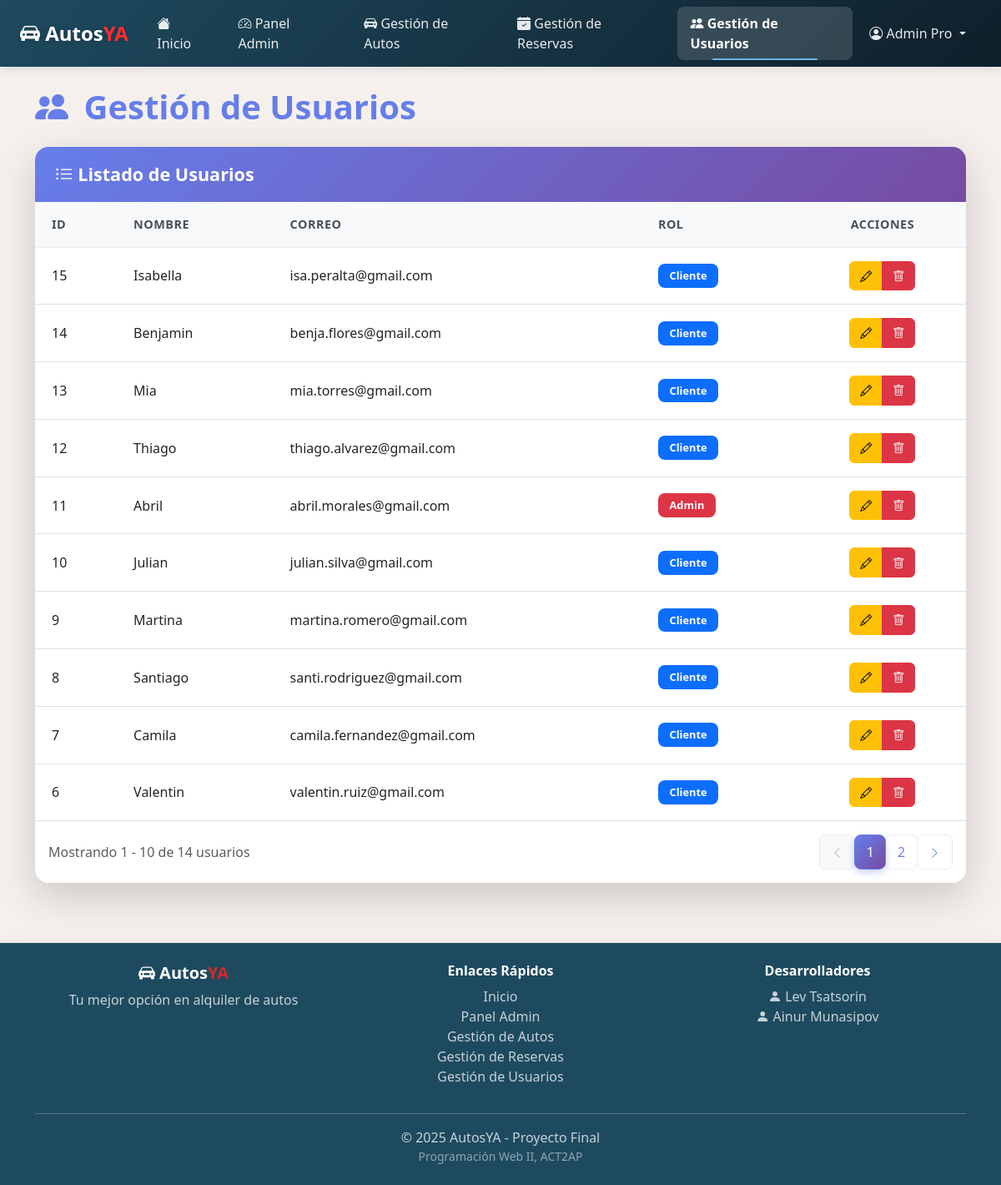
Screenshot of /admin/gestion_usuarios.php (signed in) with the database file from the repository.
### tables this page shows
CREATE TABLE IF NOT EXISTS `usuarios` (
  `id_usuario` INT(11) NOT NULL AUTO_INCREMENT,
  `nombre` VARCHAR(45) NULL DEFAULT NULL,
  `correo` VARCHAR(100) NOT NULL,
  `clave` VARCHAR(255) NOT NULL,
  `fk_rol` INT(11) NOT NULL,
  `created_at` TIMESTAMP DEFAULT CURRENT_TIMESTAMP,
  PRIMARY KEY (`id_usuario`),
  CONSTRAINT `fk_usuarios_rol` FOREIGN KEY (`fk_rol`) REFERENCES `roles`(`id_rol`));

CREATE TABLE IF NOT EXISTS `roles` (
  `id_rol` INT(11) NOT NULL AUTO_INCREMENT,
  `nombre` VARCHAR(45) NOT NULL,
  PRIMARY KEY (`id_rol`));

### admin/gestion_usuarios.php (the view, shortened to what this page needs)
<?php
include_once("../components/header.php");
?>
<link rel="stylesheet" href="/AutosYA/css/admin.css">
<?php
$registros_por_pagina = 10;
$pagina_actual = isset($_GET['pagina']) ? (int)$_GET['pagina'] : 1;
$offset = ($pagina_actual - 1) * $registros_por_pagina;
$stmt_count = $con->prepare("SELECT COUNT(*) as total FROM usuarios");
$stmt_count->execute();
$result_count = $stmt_count->get_result();
$total_usuarios = $result_count->fetch_assoc()['total'];
$total_paginas = ceil($total_usuarios / $registros_por_pagina);
$stmt = $con->prepare("
    SELECT u.id_usuario, u.nombre, u.correo, r.nombre as rol
    FROM usuarios u
    INNER JOIN roles r ON u.fk_rol = r.id_rol
    ORDER BY u.id_usuario DESC
    LIMIT ? OFFSET ?
");
$stmt->bind_param("ii", $registros_por_pagina, $offset);
$stmt->execute();
$result = $stmt->get_result();
?>
<div class="container my-4">
    <div class="row">
        <div class="col-12">
            <h1 class="admin-page-title mb-4">
                <i class="bi bi-people-fill"></i> Gestión de Usuarios
            </h1>
        </div>
    </div>
    <div class="row">
        <div class="col-12">
            <div class="card shadow-lg admin-table-card">
                <div class="card-header">
                    <h4 class="mb-0">
                        <i class="bi bi-list-ul"></i> Listado de Usuarios
                    </h4>
                </div>
                <div class="card-body p-0">
                    <div class="table-responsive">
                        <table class="table table-hover mb-0">
                            <thead>
                                <tr>
                                    <th>ID</th>
                                    <th>Nombre</th>
                                    <th>Correo</th>
                                    <th>Rol</th>
                                    <th class="text-center">Acciones</th>
                                </tr>
                            </thead>
                            <tbody>
                                <?php
                                if ($result->num_rows > 0) {
                                    while ($usuario = $result->fetch_assoc()) {
                                        $es_usuario_actual = ($usuario['id_usuario'] == $_SESSION['id_usuario']);
                                        $badge_class = ($usuario['rol'] === 'admin') ? 'bg-danger' : 'bg-primary';
                                        $badge_yo = $es_usuario_actual ? ' <span class="badge bg-secondary">Yo</span>' : '';
                                        echo "<tr>";
                                        echo "<td>" . htmlspecialchars($usuario['id_usuario']) . "</td>";
                                        echo "<td>" . htmlspecialchars($usuario['nombre']) . $badge_yo . "</td>";
                                        echo "<td>" . htmlspecialchars($usuario['correo']) . "</td>";
                                        echo "<td><span class='badge {$badge_class}'>" . htmlspecialchars(ucfirst($usuario['rol'])) . "</span></td>";
                                        echo "<td class='text-center'>
                                            <div class='btn-group' role='group'>
                                                <a href='/AutosYA/usuario/mod_usuario.php?id=" . $usuario['id_usuario'] . "&redirect=admin_gestion'
                                                   class='btn btn-sm btn-warning' title='Modificar'>
                                                    <i class='bi bi-pencil'></i>
                                                </a>";
                                        if (!$es_usuario_actual) {
                                            echo "<button type='button' class='btn btn-sm btn-danger'
                                                    data-bs-toggle='modal'
                                                    data-bs-target='#modalEliminarUsuario{$usuario['id_usuario']}'
                                                    title='Eliminar'>
                                                    <i class='bi bi-trash'></i>
                                                  </button>";
                                        } else {
                                            echo "<button type='button' class='btn btn-sm btn-secondary' disabled title='No puedes eliminar tu propia cuenta'>
                                                    <i class='bi bi-trash'></i>
                                                  </button>";
                                        }
                                        echo "</div>
                                        </td>";
                                        echo "</tr>";
                                    }
                                } else {
                                    echo "<tr><td colspan='6' class='text-center'>No hay usuarios registrados</td></tr>";
                                }
                                ?>
                            </tbody>
                        </table>
                    </div>
                    <?php if ($total_paginas > 1): ?>
                        <div class="d-flex justify-content-between align-items-center mt-3 px-3 pb-3">
                            <div class="text-muted">
                                Mostrando <?php echo min($offset + 1, $total_usuarios); ?> - <?php echo min($offset + $registros_por_pagina, $total_usuarios); ?> de <?php echo $total_usuarios; ?> usuarios
                            </div>
                            <nav aria-label="Paginación">
                                <ul class="pagination mb-0">
                                    <li class="page-item <?php echo $pagina_actual <= 1 ? 'disabled' : ''; ?>">
                                        <a class="page-link" href="?pagina=<?php echo $pagina_actual - 1; ?>">
                                            <i class="bi bi-chevron-left"></i>
                                        </a>
                                    </li>
                                    <?php
                                    $rango = 2;
                                    for ($i = 1; $i <= $total_paginas; $i++) {
                                        if ($i == 1 || $i == $total_paginas || ($i >= $pagina_actual - $rango && $i <= $pagina_actual + $rango)) {
                                            $active = $i == $pagina_actual ? 'active' : '';
                                            echo '<li class="page-item ' . $active . '">
                                            <a class="page-link" href="?pagina=' . $i . '">' . $i . '</a>
                                          </li>';
                                        } elseif ($i == $pagina_actual - $rango - 1 || $i == $pagina_actual + $rango + 1) {
                                            echo '<li class="page-item disabled"><span class="page-link">...</span></li>';
                                        }
                                    }
                                    ?>
                                    <li class="page-item <?php echo $pagina_actual >= $total_paginas ? 'disabled' : ''; ?>">
                                        <a class="page-link" href="?pagina=<?php echo $pagina_actual + 1; ?>">
                                            <i class="bi bi-chevron-right"></i>
                                        </a>
                                    </li>
                                </ul>
                            </nav>
                        </div>
                    <?php endif; ?>
                </div>
        </div>
    </div>
</div>
</div>
<?php include_once("../components/footer.php"); ?>

### css/estilos.css (style rules this page uses)
:root { --yale-blue: #1e4a5f; --yale-blue-dark: #163849; --yale-blue-hero: #2563a8; --rosy-taupe: #dc2626; --steel-blue: #4a9fd8; --steel-blue-light: #6bb5e6; --parchment: #f6f0ed; --khaki-beige: #bbb193; --khaki-beige-light: #c9c6a8; }
body { min-height: 100vh; display: flex; flex-direction: column; background-color: var(--parchment); color: var(--yale-blue); }
.card { transition: all 0.3s ease; border: 1px solid rgba(40, 83, 107, 0.1); border-radius: 16px; overflow: hidden; background: white; }
.shadow-lg { box-shadow: 0 1rem 3rem rgba(0, 0, 0, 0.175) !important; }
.card-body { padding: 1.5rem; }
.badge { padding: 0.5rem 1rem; font-weight: 600; border-radius: 8px; }
.btn { transition: all 0.3s ease; font-weight: 600; border-radius: 10px; padding: 0.75rem 1.5rem; }
.card { animation: fadeIn 0.5s ease-in-out; }
.table-hover tbody tr { transition: background-color 0.2s; }
html { scroll-behavior: smooth; }
.badge.bg-danger { background: #dc3545 !important; }
a { transition: color 0.2s ease; text-decoration: none; }

### css/admin.css (style rules this page uses)
.admin-table-card { border: none !important; }
.card.shadow-lg { border: none !important; }
.admin-table-card .card-header { background: linear-gradient(135deg, #667eea 0%, #764ba2 100%); color: white; border: none; padding: 1.25rem 1.5rem; display: flex; justify-content: space-between; align-items: center; }
.admin-table-card .card-header h4 { font-size: 1.35rem; font-weight: 600; margin: 0; flex-shrink: 0; }
.admin-table-card .card-body { padding: 0; }
.admin-table-card .table { margin-bottom: 0; }
.admin-table-card thead th { background-color: #f8f9fa; color: #495057; font-weight: 600; border: none; padding: 1rem 1.25rem; font-size: 0.9rem; text-transform: uppercase; letter-spacing: 0.5px; }
.admin-table-card tbody td { padding: 1rem 1.25rem; vertical-align: middle; border-top: 1px solid #e9ecef; }
.admin-table-card .badge { padding: 0.5rem 0.85rem; font-weight: 600; font-size: 0.8rem; }
.admin-table-card .btn-sm { padding: 0.4rem 0.75rem; font-size: 0.875rem; border-radius: 6px; transition: all 0.3s ease; }
.admin-page-title { color: #667eea; font-weight: 700; margin-bottom: 1.5rem; }
.admin-page-title i { margin-right: 0.5rem; }
.pagination .page-link { color: #667eea; border: 1px solid #e9ecef; border-radius: 8px; padding: 0.5rem 0.85rem; font-weight: 500; transition: all 0.3s ease; }
.pagination .page-item.active .page-link { background: linear-gradient(135deg, #667eea 0%, #764ba2 100%); border-color: #667eea; color: white; box-shadow: 0 4px 8px rgba(102, 126, 234, 0.3); }
.pagination .page-item.disabled .page-link { color: #adb5bd; background-color: #f8f9fa; border-color: #e9ecef; }
.pagination .page-link i { font-size: 0.875rem; }

### rows the page displays
usuarios: id_usuario "15", nombre "Isabella", correo "isa.peralta@gmail.com", fk_rol.nombre "Cliente"
usuarios: id_usuario "14", nombre "Benjamin", correo "benja.flores@gmail.com", fk_rol.nombre "Cliente"
usuarios: id_usuario "13", nombre "Mia", correo "mia.torres@gmail.com", fk_rol.nombre "Cliente"
usuarios: id_usuario "12", nombre "Thiago", correo "thiago.alvarez@gmail.com", fk_rol.nombre "Cliente"
usuarios: id_usuario "11", nombre "Abril", correo "abril.morales@gmail.com", fk_rol.nombre "Admin"
usuarios: id_usuario "10", nombre "Julian", correo "julian.silva@gmail.com", fk_rol.nombre "Cliente"
usuarios: id_usuario "9", nombre "Martina", correo "martina.romero@gmail.com", fk_rol.nombre "Cliente"
usuarios: id_usuario "8", nombre "Santiago", correo "santi.rodriguez@gmail.com", fk_rol.nombre "Cliente"
usuarios: id_usuario "7", nombre "Camila", correo "camila.fernandez@gmail.com", fk_rol.nombre "Cliente"
usuarios: id_usuario "6", nombre "Valentin", correo "valentin.ruiz@gmail.com", fk_rol.nombre "Cliente"

### other values shown
$nombre_usuario "Admin Pro"
min($offset + 1, $total_usuarios) "1"
min($offset + $registros_por_pagina, $total_usuarios) "10"
$total_usuarios "14"
